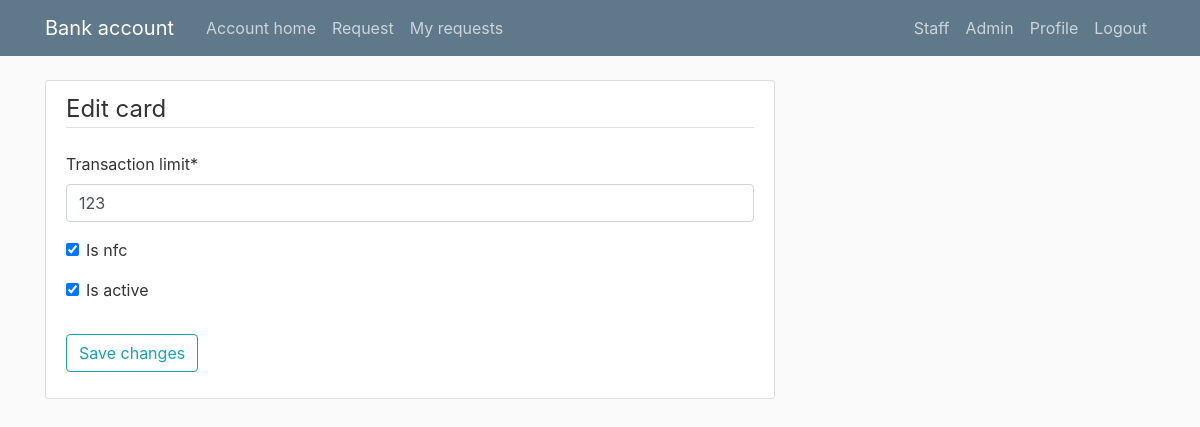
/account/1/card/1/edit_card (signed in), run on an earlier commit of the app's database.
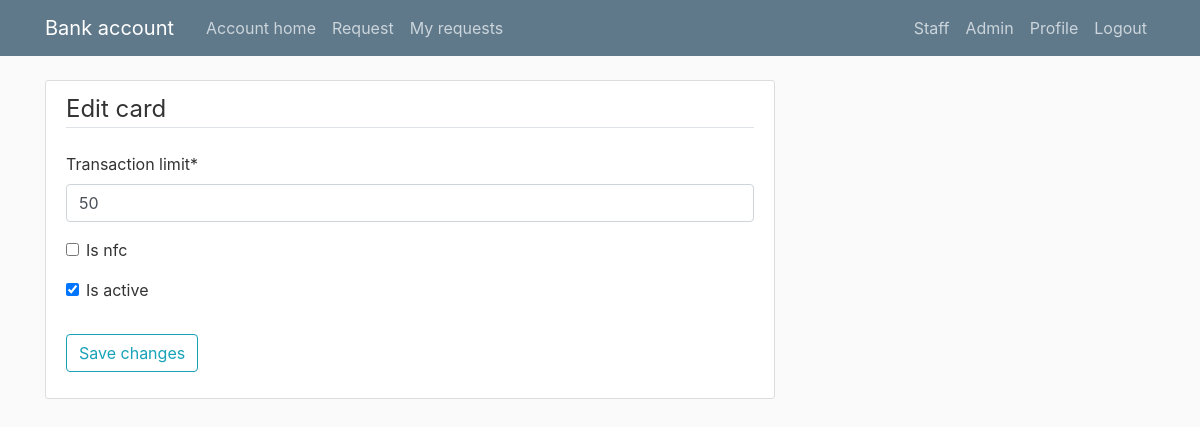
And on a later commit of the database.
### client/models.py (models this page shows, shortened)
class Card(models.Model):
    def rand_cvv():
        cvv = str(random.randint(0, 9))
        cvv += str(random.randint(0, 9))
        cvv += str(random.randint(0, 9))
        return cvv
    def rand_card_number():
        card_nr = str(random.randint(0, 9))
        for i in range(15):
            card_nr += str(random.randint(0, 9))
        return card_nr
    account_number = models.ForeignKey(Account, on_delete=models.CASCADE)
    card_number = models.CharField(default=rand_card_number, max_length=16)
    cvv = models.CharField(default=rand_cvv, max_length=3)
    is_nfc = models.BooleanField(default=False)
    is_active = models.BooleanField(default=True)
    transaction_limit = models.IntegerField(default=50)

### client/views.py (the view)
# urls.py: re_path(r'^account/(?P<oid>[0-9]+)/card/(?P<coid>[0-9]+)/edit_card$',
@login_required
def edit_card(request, oid, coid):
    account = get_object_or_404(Account, id=oid)
    card = get_object_or_404(Card, id=coid)
    if account.user == request.user and card.account_number == account:
        if request.method == 'POST':
            formA = EditCardForm(request.POST, instance=card)
            if formA.is_valid():
                a = formA.save()
                messages.success(
                    request, 'Successfully changed your card settings!')
                return redirect('card', oid=oid, coid=coid)
        else:
            formA = EditCardForm(instance=card)
        context = {
            'form': formA,
            'title': "Edit card",
            'button_name': "Save changes"
        }
        return render(request, 'client/form.html', context)
    return render(request, "users/validation_error.html")

### users/forms.py
class EditCardForm(forms.ModelForm):
    class Meta:
        model = Card
        fields = ['transaction_limit', 'is_nfc', 'is_active']

### client/templates/client/form.html (shortened to what this page needs)
{% extends "client/base.html" %}
{% load crispy_forms_tags %}
{% block content %}
<div class="content-section">
    <form method="POST">
        <fieldset class="form-group">
            <legend class="border-bottom mb-4">{{ title }}</legend>
            {{ form|crispy }}
        </fieldset>
        <div class="form-group">
            <button class="btn btn-outline-info" type="submit">{{ button_name }}</button>
        </div>
    </form>
</div>
{% endblock content %}

What changed in the data, as far as the page shows it:
changed Card: transaction_limit "123" → "50"; is_nfc "☑" → "☐"
